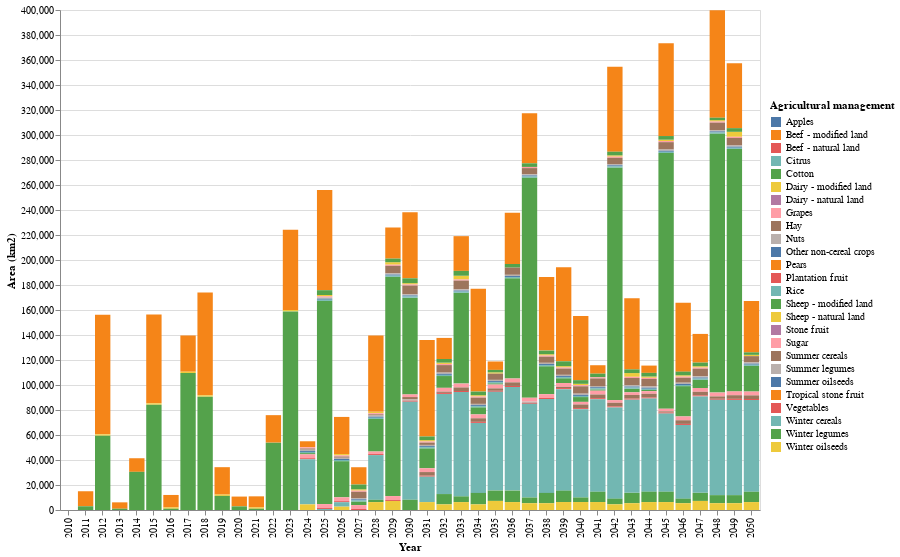

Notebook cell for this chart:
### Code cell
am_area_km2 = get_AREA_am(switches_am)
am_area_km2[['Land use','Agricultural management']] = am_area_km2['Land use']\
                                                     .apply(lambda x: re.findall(r'(.*) \((.*)\)',x)[0]).tolist()

plot_area_am_lu(am_area_km2)

### Figure 1 — Vega-Lite specification as saved in the notebook (floating-point values rounded to 4 significant figures; data arrays with more than 128 entries replaced by an {"elided": "..."} marker saying what was removed)
{"config": {"view": {"continuousWidth": 300, "continuousHeight": 300}}, "data": {"name": "data-2bef341f1f884821303eb0b3931f1694"}, "mark": {"type": "bar"}, "encoding": {"color": {"field": "Land use", "legend": {"direction": "vertical", "legendX": 710, "legendY": 90, "orient": "none", "title": "Agricultural management", "titleAnchor": "start"}, "title": "Land use", "type": "nominal"}, "tooltip": [{"field": "Year", "type": "quantitative"}, {"field": "Land use", "type": "nominal"}, {"field": "Area (km2)", "type": "quantitative"}], "x": {"field": "Year", "title": "Year", "type": "ordinal"}, "y": {"field": "Area (km2)", "title": "Area (km2)", "type": "quantitative"}}, "height": 500, "width": 700, "$schema": "https://vega.github.io/schema/vega-lite/v5.15.1.json", "datasets": {"data-2bef341f1f884821303eb0b3931f1694": {"elided": "1166 records"}}}
